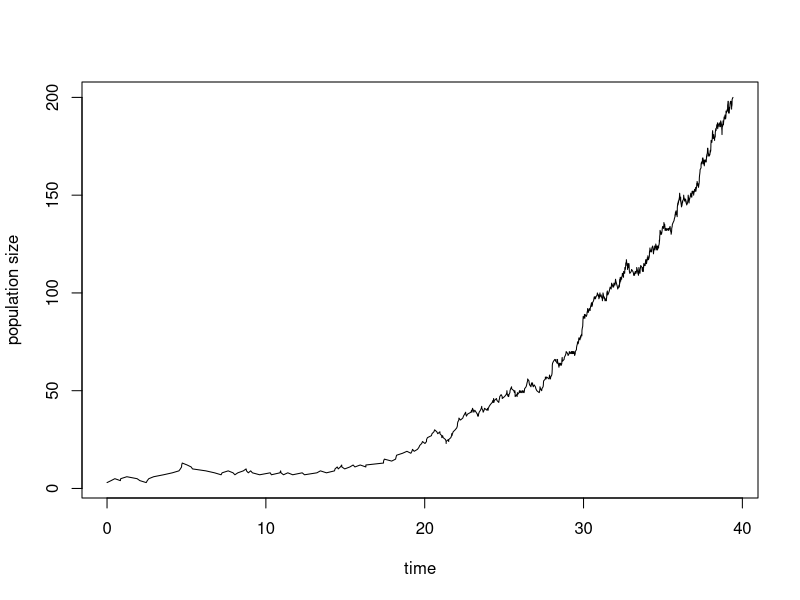
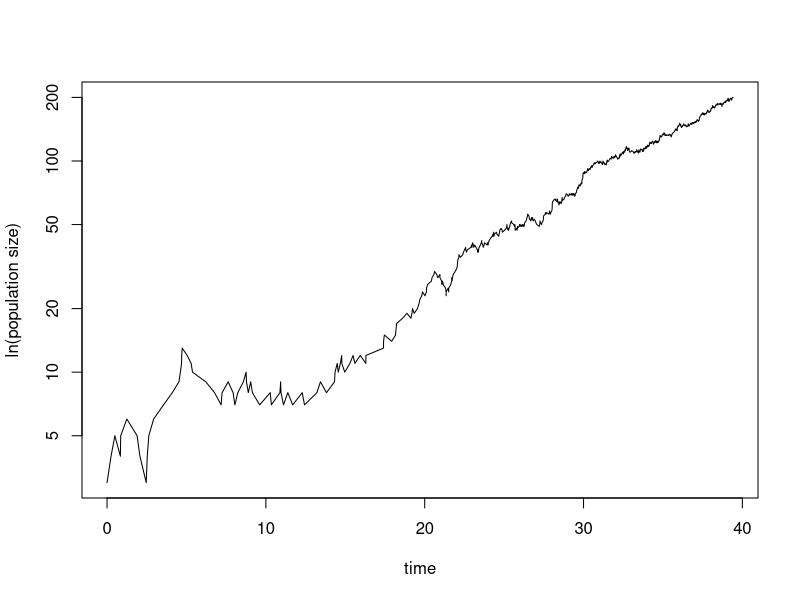
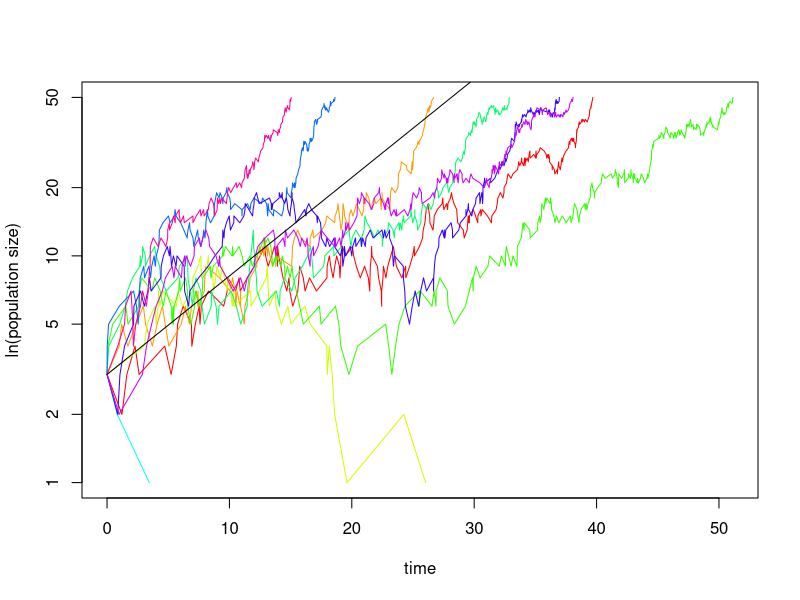

Source code (R) for these figures, in order:
d <- 0.2
b <- 0.3
N <- 10
rexp(n = 1, rate = d * N + b * N)

time_series <- function(N0, Nmax, d, b){
  N <- N0 # initial value for population size
  t <- 0 # initial value for time
  output <- data.frame(t, N)
  while (N < Nmax & N > 0) {# loop runs until N=0 or N=Nmax
    dt <- rexp(1, rate = d * N + b * N) # time to next event drawn from exponential distribution
    event <- sample(c(-1, 1), 1, prob = c(d * N, b * N)) # determines whether next event is birth or death
    t <- t + dt # updates time
    N <- N + event # updates population size
    output <- rbind(output, c(t, N)) # updates output by adding a new row
  }
  return(output) # instruct the function to return the output data
}

demographic.stoch <- time_series(3, 200, 0.2, 0.3)
plot(demographic.stoch, type="l", xlab="time", ylab="population size")

plot(demographic.stoch, log="y", type="l", xlab="time", ylab="ln(population size)")

N0 <- 3
Nmax <- 50
d <- 0.2
b <- 0.3
sim <- 10 # this sets the number of simulations

results <- list() # using the list variable allows us to save results of all iterations of the function time_series, that is, we can save several data frames in it
for (i in 1:sim) {# to create sim different simulations, we embed the function time.series into a for-loop
  results[[i]] <- time_series(N0, Nmax, d, b) # adds the result of a simulation to the results, note that we have to use [[]] to access list entries
}

maxt <- c() # creates a vector in which we store the length of the different time series
for (i in 1:sim) {
  maxt[i] <- max(results[[i]][1]) # determines the length of the ith time series and stores the result in the object maxt
}
tmax <- max(maxt) # the length of the longest time series is assigned to the parameter tmax

colors <- rainbow(length(results)) # sets number of colors equal to number sim
plot(results[[1]], type="l", log="y", ylim=c(1, Nmax), xlim=c(0, tmax), col=colors[1], xlab="time", ylab="ln(population size)") # plots the first simulation
for (i in 2:sim) {# this for-loop adds all further simulations to the same graph
  lines(results[[i]], type="l", col=colors[i])
}

# Let us add a line showing the deterministic dynamics, that is, in the absence of demographic stochasticity.
curve(N0*exp(x*(b - d)), from = 0, to = tmax, add=TRUE)


# Adrienne's results
A1 <- matrix(1:25, nrow = 5, ncol = 5, dimnames = list(c("1","3","5","10","50"), c("0.9", "1", "1.1", "1.2", "1.5")))
A1[,1] <- c("1","1","1","1","1")
A1[,2] <- c("1","1","1","0.9", "0.8")
A1[,3] <- c("1", "0.8", "0.9", "0.3","0")
A1[,4] <- c("0.9","0.5","0.6", "0.2", "0")
A1[,5] <- c("0.9","0.1","0.6","0","0")
A1

# Lisa's results
diff.variables <- matrix( data =c(1,1,1,1,1,1,0.9,0.9,0.9,1,1,0.8,0.7,0.3,0,1,0.6,0.2,0.1,0,0.9,0.5,0.2,0,0  ), nrow = 5, ncol = 5)
diff.variables
